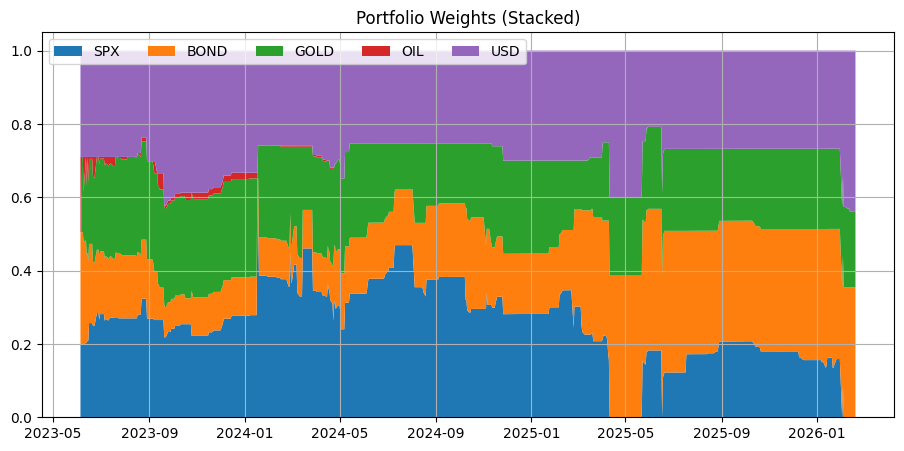
#> input picture wasserstein-hmm-replication/parameter-tuning/paper_source/v1/PRD_weights.png, 904 x 451 px, found by its file name
$ python px.py
#> lines starting #> are read from the running program, lines starting #| are printed output that depends on the picture; after the words box and inside, x2 and y2 are one past the last pixel; in counts of white or black regions, pixels touching at a corner belong together
import numpy as np
from PIL import Image
im=np.array(Image.open('v1/PRD_weights.png').convert('RGB')).astype(int)
H,W,_=im.shape; print(H,W)
#> after `H, W, _ = im.shape`: H = 451; W = 904
#| 451 904
cols={'SPX':(31,119,180),'BOND':(255,127,14),'GOLD':(44,160,44),'OIL':(214,39,40),'USD':(148,103,189)}
# find y of 0 and 1 via gridlines: detect axis frame; approximate using color extents
mask={k:(np.abs(im-np.array(v)).sum(axis=2)<40) for k,v in cols.items()}
#> mask = 5 items
anyc=np.zeros((H,W),bool)
for m in mask.values(): anyc|=m
#> this loop made 5 passes
#> pass 1, `for m in mask.values(): anyc|=m`:
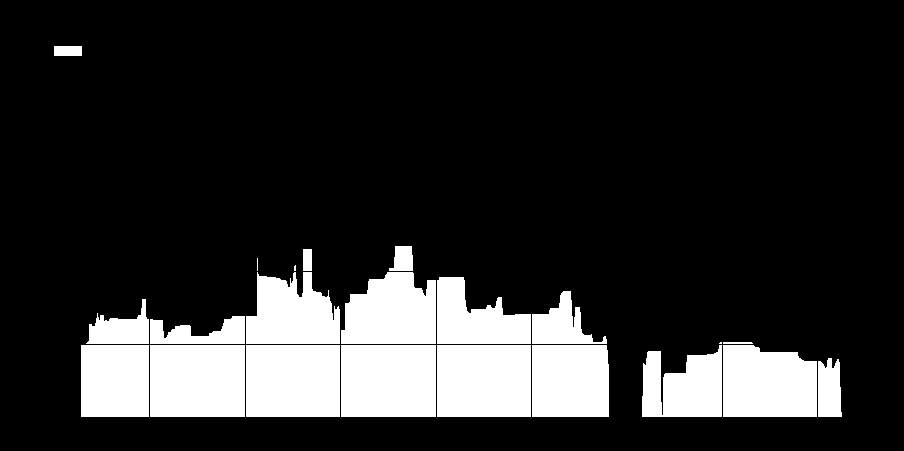
#> anyc: shape (451, 904) bool; 17.3% white; 22 white regions (3 under 20 px), largest, box (x1, y1, x2, y2) and area: (150, 345, 245, 417) 6840, (341, 345, 436, 417) 6840, (246, 345, 340, 417) 6768
#> pass 2, `for m in mask.values(): anyc|=m`:
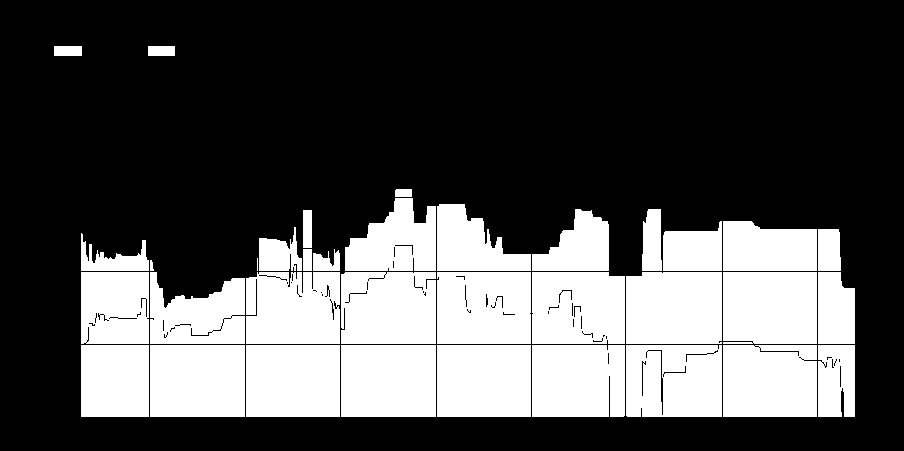
#> anyc: shape (451, 904) bool; 32.2% white; 35 white regions (1 under 20 px), largest, box (x1, y1, x2, y2) and area: (626, 272, 722, 344) 6843, (150, 345, 245, 417) 6840, (341, 345, 436, 417) 6840
#> pass 3, `for m in mask.values(): anyc|=m`:
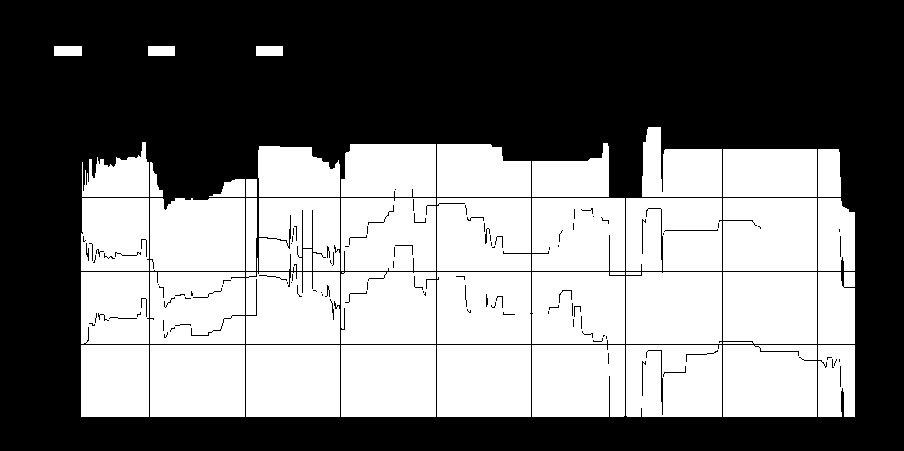
#> anyc: shape (451, 904) bool; 47.2% white; 46 white regions (1 under 20 px), largest, box (x1, y1, x2, y2) and area: (626, 272, 722, 344) 6843, (150, 345, 245, 417) 6840, (341, 345, 436, 417) 6840
#> after the loop:
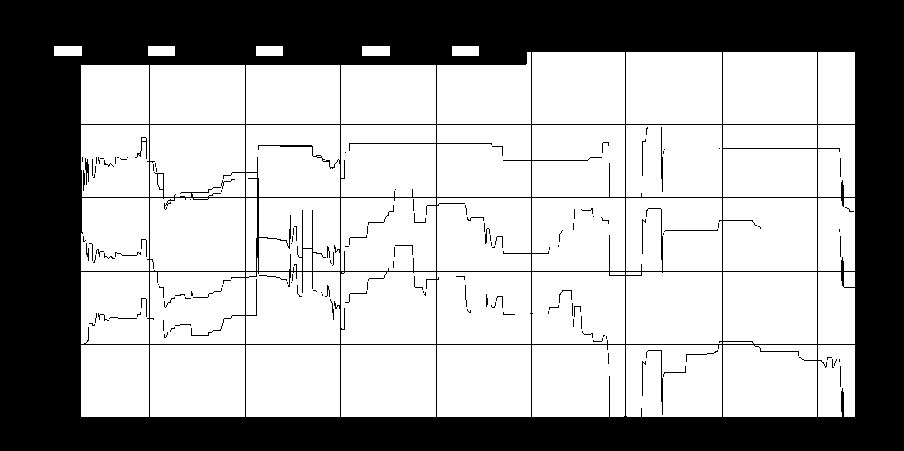
#> anyc: shape (451, 904) bool; 65.6% white; 143 black regions (100 under 20 px), largest, box (x1, y1, x2, y2) and area: (0, 0, 904, 451) 138109, (646, 350, 663, 415) 109, (661, 127, 663, 192) 87
ys=np.where(anyc.any(axis=1))[0]; xs=np.where(anyc[200].nonzero()[0].size>0 and anyc.any(axis=0))[0]
#> after `ys = np.where(anyc.any(axis=1))[0]`: ys = 367 values from 46 to 416
#> after `xs = np.where(anyc[200].nonzero()[0].size > 0 and anyc.any(axis=0))[0]`: xs = 794 values from 54 to 854
colsx=np.where(anyc[100:400].sum(axis=0)>250)[0]
#> colsx = 748 values from 82 to 854
print('x range',colsx.min(),colsx.max())
#| x range 82 854
# y extent in a column without legend
x0=colsx.max()-5; yy=np.where(anyc[:,x0])[0]; print('y extent at x0',yy.min(),yy.max())
#> after `x0 = colsx.max() - 5`: x0 = 849
#> after `yy = np.where(anyc[:, x0])[0]`: yy = 357 values from 52 to 416
#| y extent at x0 52 416
top,bot=yy.min(),yy.max()+1; span=bot-top
#> after `top, bot = (yy.min(), yy.max() + 1)`: top = 52; bot = 417
#> after `span = bot - top`: span = 365
res=[]
for x in range(colsx.min(),colsx.max()+1):
    w={k:mask[k][top:bot,x].sum()/span for k in cols}
    res.append(w)
#> after the loop, res = 773 items
import pandas as pd
d=pd.DataFrame(res); d['USD']=1-d[['SPX','BOND','GOLD','OIL']].sum(axis=1)
#> after `d = pd.DataFrame(res)`: d = table of 773 rows and 5 columns
print(d.describe().round(3))
#|            SPX     BOND     GOLD      OIL      USD
#| count  773.000  773.000  773.000  773.000  773.000
#| mean     0.249    0.213    0.216    0.003    0.318
#| std      0.107    0.106    0.045    0.007    0.092
#| min      0.000    0.000    0.000    0.000    0.219
#| 25%      0.178    0.134    0.197    0.000    0.274
#| 50%      0.266    0.167    0.219    0.000    0.290
#| 75%      0.326    0.329    0.252    0.000    0.334
#| max      0.463    0.384    0.299    0.055    1.000
print('means',d.mean().round(3).to_dict())
#| means {'SPX': 0.249, 'BOND': 0.213, 'GOLD': 0.216, 'OIL': 0.003, 'USD': 0.318}
print(d.quantile([0.9,0.95,0.98,0.99]).round(3))
#|         SPX   BOND   GOLD    OIL    USD
#| 0.90  0.381  0.359  0.263  0.014  0.408
#| 0.95  0.392  0.381  0.263  0.016  0.426
#| 0.98  0.463  0.384  0.266  0.019  0.532
#| 0.99  0.463  0.384  0.268  0.032  0.737
s=d.sum(axis=1); print((d['USD']>0.5).sum())
#| 19
